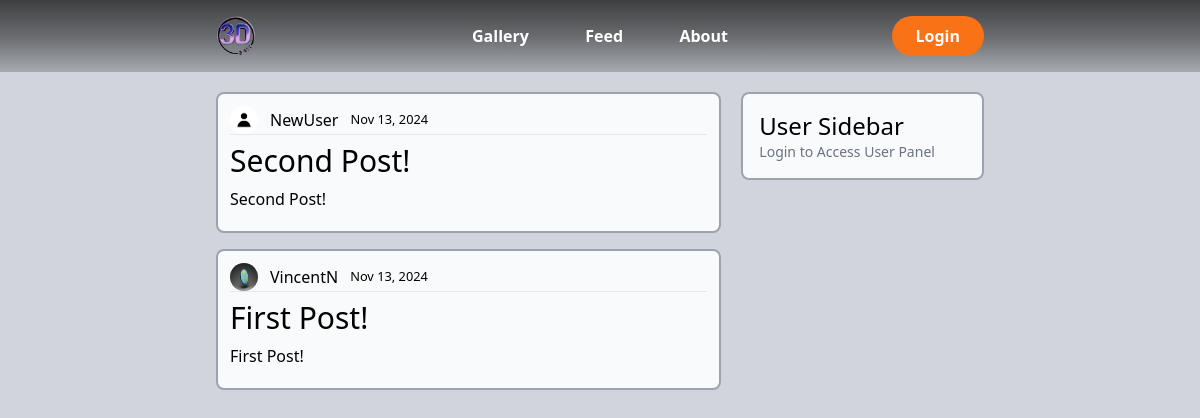
/feed/, run on the app's committed database.
### canvas/models.py (models this page shows, shortened)
class Post(models.Model):
    title = models.CharField(max_length=100)
    content = models.TextField()
    date_posted = models.DateTimeField(default=timezone.now)
    author = models.ForeignKey(User, on_delete=models.CASCADE)

### user/models.py (models this page shows, shortened)
class Profile(models.Model):
    user = models.OneToOneField(User, on_delete=models.CASCADE)
    image = models.ImageField(default='default.jpg', upload_to='profile_pics')

### canvas/views.py (the view)
# urls.py: path('feed/', PostListView.as_view(), name='canvas-feed'),
class PostListView(ListView):
    model = Post
    template_name = 'canvas/feed.html' # <app>/<model>_<viewtype>.html (in this case, it will be (canvas/Post_list) originally)
    context_object_name = 'posts'
    ordering = ['-date_posted']
    paginate_by = 10

### canvas/templates/canvas/feed.html (shortened to what this page needs)
{% extends "canvas/base.html" %}
{% block content %}
<section class="grid grid-cols-3 gap-5 mt-5">
    <div class="col-span-2">
        {% for post in posts %}
        <div class="border-2 border-gray-400 rounded-lg p-3 mb-4 bg-gray-50">
            <div class="flex items-center">
                <img class="rounded-full h-7 w-7" src="{{ post.author.profile.image.url }}" alt="">
                <a class="px-3" href="">{{ post.author }}</a>
                <small class="w-24">{{ post.date_posted|date:"M d, Y" }}</small>
            </div>
            <hr>
            <h1 class="text-3xl my-2"><a href="{% url 'post-detail' post.id %}">{{ post.title }}</a></h1>
            <p class="mb-2">{{ post.content }}</p>
        </div>
        {% endfor %}
    </div>
    <div class="col-span-1 self-start p-4 border-2 border-gray-400 rounded-lg bg-gray-50 ">
        <h3 class="text-2xl">User Sidebar</h3>
        {% if user.is_authenticated %}
        <p class="text-sm text-gray-500">Welcome, {{ user.username }}</p>
        <ul class="mt-5 divide-y divide-gray-200 bg-gray-50 border-slate-500 border">
            <li class="text-gray-400"><a href="{% url 'post-create' %}" class="block p-3 w-full text-center">Create Post</a></li>
        </ul>
        <ul class="mt-5 divide-y divide-gray-200 bg-gray-50 border-slate-500 border">
            <li class="text-gray-400"><a href="{% url 'image-create' %}" class="block p-3 w-full text-center">Upload Img</a></li>
        </ul>
        {% else %}
        <p class="text-sm text-gray-500">Login to Access User Panel</p>
        {% endif %}
    </div>
</section>
{% endblock content %}

### data on the page
Post: author.profile.image (placeholder picture), author "NewUser", date_posted "Nov 13, 2024", title "Second Post!", content "Second Post!"
Post: author.profile.image (picture), author "VincentN", date_posted "Nov 13, 2024", title "First Post!", content "First Post!"
